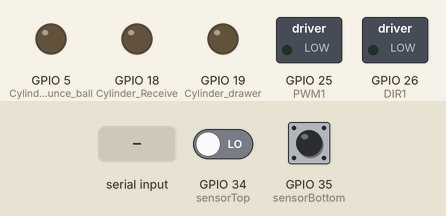
Recording of a sketch running on a simulated ESP32. Shown: switched loads named in the sketch (green lamp = pin HIGH), output pins drawn as LEDs (lit = HIGH). Inputs (shaded band) come from the test bench; at power-on: GPIO 35 (sensorBottom) LOW, GPIO 34 (sensorTop) LOW. What the sketch prints to the serial monitor is not drawn.

Above: at 1.2 s.
1.3 s: "b" received over Serial
At 2.3 s:
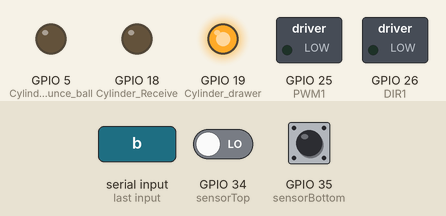
4.3 s: "k" received over Serial
At 6.2 s:
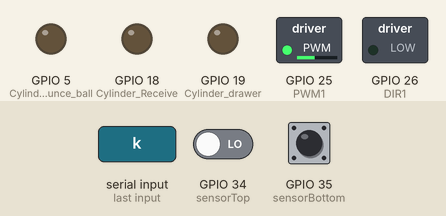
7.9 s: GPIO 35 (sensorBottom) pulsed HIGH 2 times (0.12 s each, 0.3 s apart)
At 9.3 s:
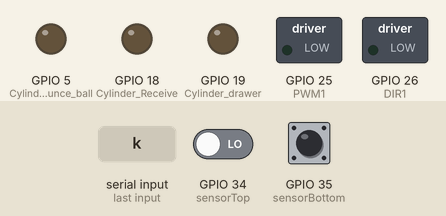
10.0 s: "N" received over Serial
At 11.2 s:
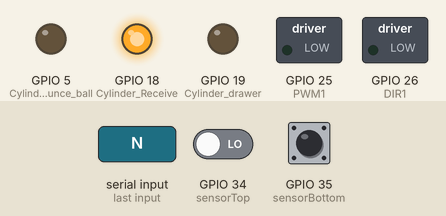
11.5 s: "l" received over Serial
At 12.4 s:
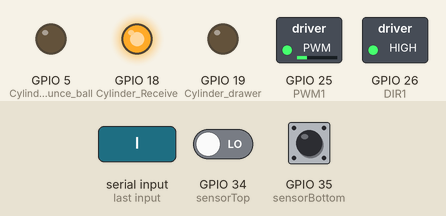
Timing chart, 0 to 14.0 s (numbered marks = the images above; inputs shaded):
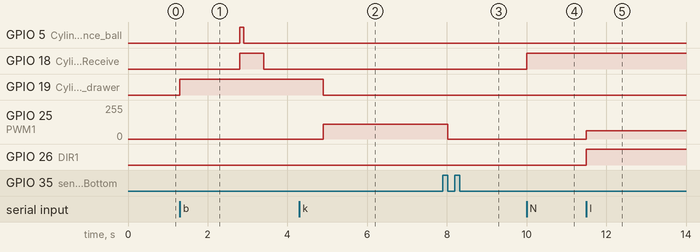

Measured:
- after the input at 1.3 s, GPIO 5 (Cylinder_Bounce_ball): LOW → HIGH after 1.5 s, → LOW 0.10 s later; GPIO 18 (Cylinder_Receive): LOW → HIGH after 1.5 s, → LOW 0.60 s later; GPIO 19 (Cylinder_drawer): LOW → HIGH at once
- after the input at 4.3 s, GPIO 25 (PWM1): 0/255 → 112/255 after 0.60 s
- after the input at 7.9 s, GPIO 25 (PWM1): 112/255 → 0/255 after 0.12 s
- after the input at 10.0 s, GPIO 18 (Cylinder_Receive): LOW → HIGH at once
- after the input at 11.5 s, GPIO 25 (PWM1): 0/255 → 62/255 at once; GPIO 26 (DIR1): LOW → HIGH at once

The sketch:

abuUSB_copy_20250612062249.ino
```cpp
#include <Arduino.h>
#include <HardwareSerial.h>

#define PWM1 25
#define DIR1 26

char cmd = 0;

const int Cylinder_Bounce_ball = 5;
const int Cylinder_Receive = 18;
const int Cylinder_drawer = 19;

const int sensorTop = 34;
const int sensorBottom = 35;

const int pwmChannel1 = 0;
const int pwmFreq = 5000;
const int pwmResolution = 12;

HardwareSerial SerialUART(1);

bool movingUp = false;
bool movingDown = false;
bool allowUp = true;
bool allowDown = false;

bool passedBottom = false;
bool passedTop = false;

void stopMotor() {
  ledcWrite(pwmChannel1, 0);
  digitalWrite(DIR1, LOW);
  movingUp = false;
  movingDown = false;
  passedBottom = false;
  passedTop = false;
}

void setup() {
  Serial.begin(115200);
  SerialUART.begin(115200, SERIAL_8N1, -1, 17);
  ledcSetup(pwmChannel1, pwmFreq, pwmResolution);
  ledcAttachPin(PWM1, pwmChannel1);

  pinMode(DIR1, OUTPUT);
  pinMode(Cylinder_Bounce_ball, OUTPUT);
  pinMode(Cylinder_Receive, OUTPUT);
  pinMode(Cylinder_drawer, OUTPUT);
  pinMode(sensorTop, INPUT);
  pinMode(sensorBottom, INPUT);

  stopMotor();
  Serial.println("ESP32 พร้อมทำงาน");
}

void testrun() {
  if (movingUp) {
    if (digitalRead(sensorBottom) == HIGH) {
      passedBottom = true;
    }
    if (passedBottom && digitalRead(sensorBottom) == LOW) {
      Serial.println("⬆️ หยุดเมื่อเจอเซ็นเซอร์ล่าง");
      stopMotor();
      allowUp = false;
      allowDown = true;
    }
  }

  if (movingDown) {
    if (digitalRead(sensorTop) == HIGH) {
      passedTop = true;
    }
    if (passedTop && digitalRead(sensorTop) == LOW) {
      Serial.println("⬇️ หยุดเมื่อเจอเซ็นเซอร์บน");
      stopMotor();
      allowUp = true;
      allowDown = false;
    }
  }
}

void handleCommand(char cmd) {
  if (movingUp || movingDown) {
    Serial.println("⚠️ กำลังเคลื่อนที่อยู่ ไม่รับคำสั่งใหม่");
    return;
  }

  switch (cmd) {
    case 'k':
      if (allowUp) {
        Serial.println("▶️ เริ่มยกขึ้น");
        digitalWrite(DIR1, LOW);
        ledcWrite(pwmChannel1, 1800);
        movingUp = true;
      } else {
        Serial.println("❌ ไม่สามารถยกขึ้นได้");
      }
      break;

    case 'l':
      if (allowDown) {
        Serial.println("▶️ เริ่มดึงลง");
        digitalWrite(DIR1, HIGH);
        ledcWrite(pwmChannel1, 1000);
        movingDown = true;
      } else {
        Serial.println("❌ ไม่สามารถดึงลงได้");
      }
      break;

    case 'x':
      stopMotor();
      break;

    case 'b':
      digitalWrite(Cylinder_drawer, HIGH);
      delay(1500);
      digitalWrite(Cylinder_Bounce_ball, HIGH);
      digitalWrite(Cylinder_Receive, HIGH);
      delay(100);
      digitalWrite(Cylinder_Bounce_ball, LOW);
      delay(500);
      digitalWrite(Cylinder_Receive, LOW);
      delay(1500);
      digitalWrite(Cylinder_drawer, LOW);
      break;

    case 'M':
      digitalWrite(Cylinder_drawer, HIGH);
      break;

    case 'm':
      digitalWrite(Cylinder_drawer, LOW);
      break;

    case 'N':
      digitalWrite(Cylinder_Receive, HIGH);
      break;

    case 'n':
      digitalWrite(Cylinder_Receive, LOW);
      break;

    default:
      Serial.println("⚠️ คำสั่งไม่รู้จัก");
      break;
  }
}

void loop() {
  if (Serial.available()) {
    cmd = Serial.read();
    Serial.print("📥 รับคำสั่ง: ");
    Serial.println(cmd);
    SerialUART.write(cmd);
    handleCommand(cmd);
  }

  testrun();
}
```
